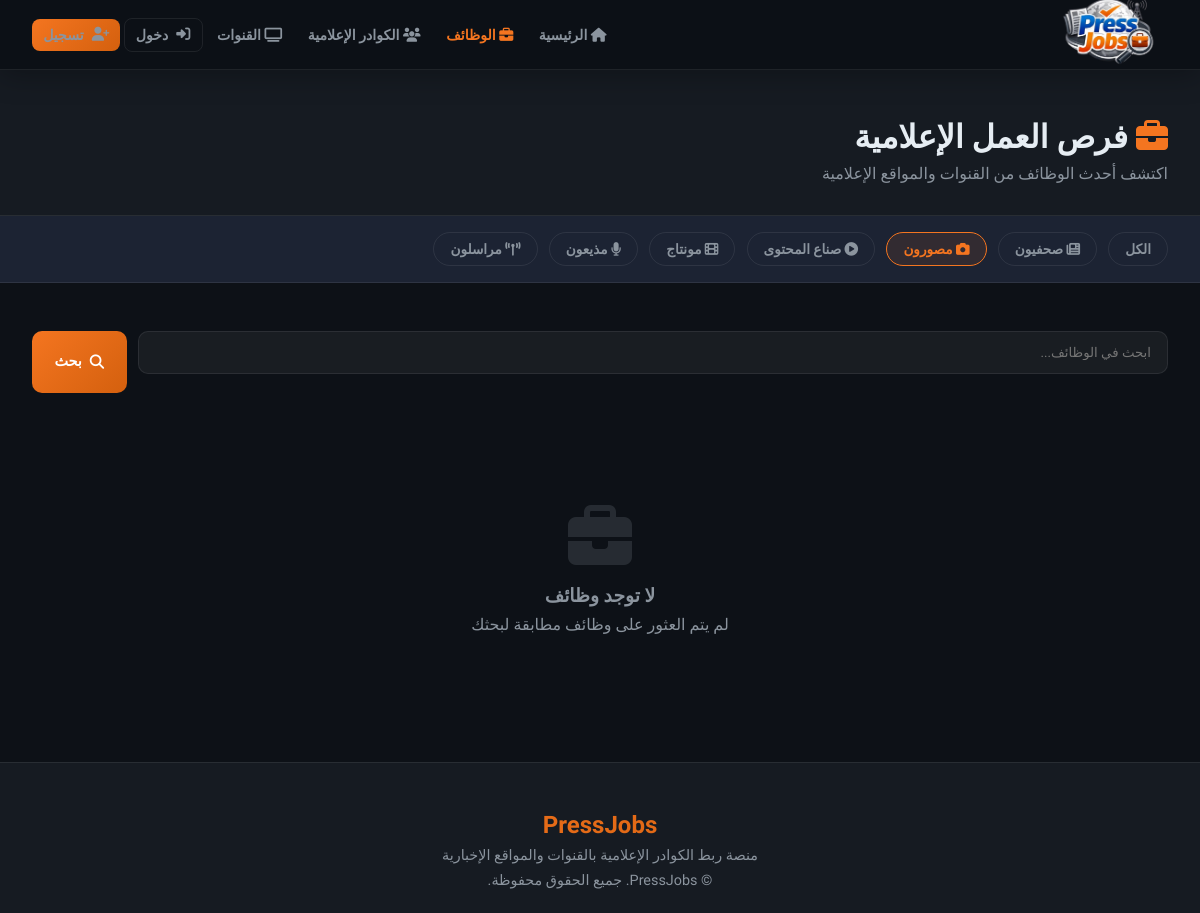
Before: /jobs?category=photographer with the older database file.
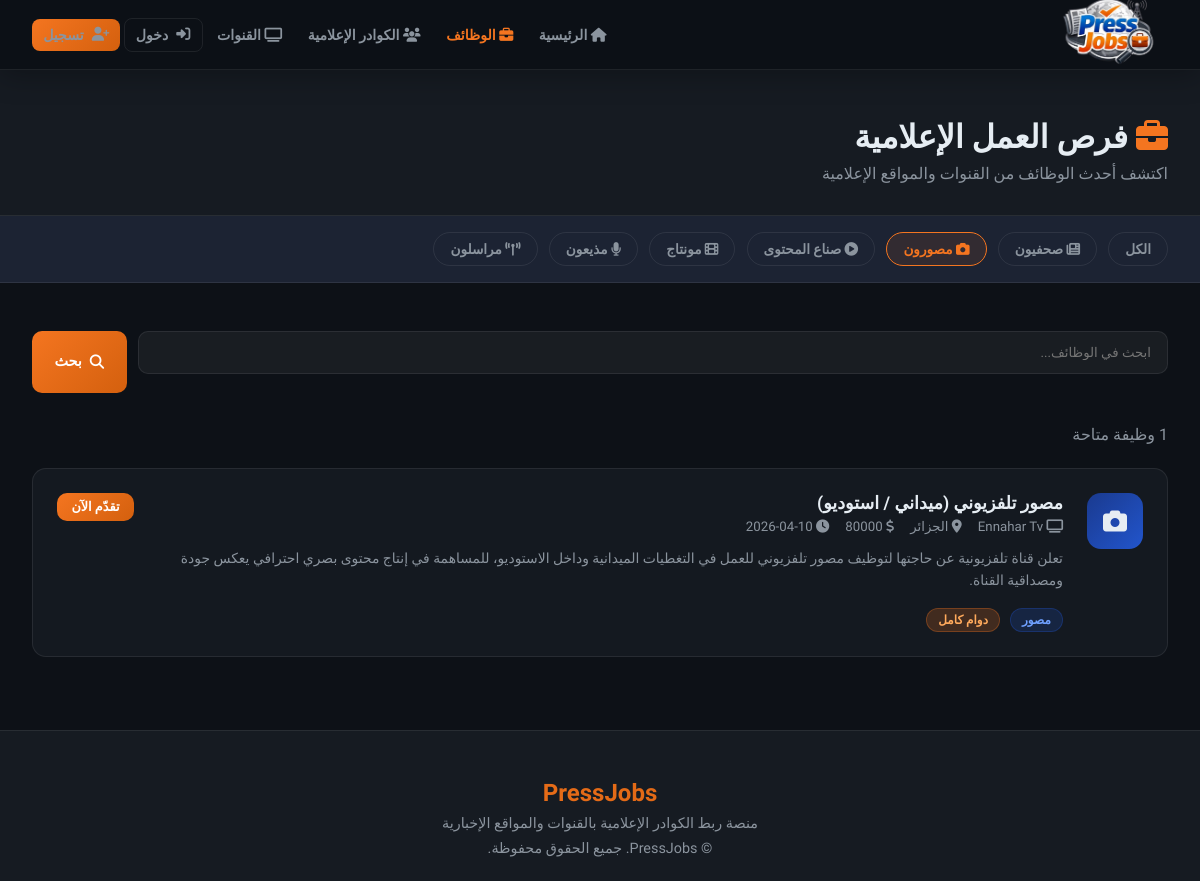
After: the same page with the newer database file.
### tables this page shows
CREATE TABLE jobs (
        id INTEGER PRIMARY KEY AUTOINCREMENT,
        channel_id INTEGER NOT NULL,
        title TEXT NOT NULL,
        description TEXT NOT NULL,
        category TEXT NOT NULL,
        location TEXT,
        job_type TEXT,
        salary TEXT,
        requirements TEXT,
        created_at TEXT DEFAULT CURRENT_TIMESTAMP,
        FOREIGN KEY(channel_id) REFERENCES users(id)
    );

CREATE TABLE users (
        id INTEGER PRIMARY KEY AUTOINCREMENT,
        name TEXT NOT NULL,
        email TEXT UNIQUE NOT NULL,
        password TEXT NOT NULL,
        account_type TEXT NOT NULL,
        bio TEXT,
        location TEXT,
        skills TEXT,
        education TEXT,
        experience TEXT,
        profile_image TEXT,
        created_at TEXT DEFAULT CURRENT_TIMESTAMP
    , last_name TEXT, gender TEXT, civil_status TEXT, specialty TEXT, years_experience TEXT, preferred_channels TEXT, extra_skills TEXT, cv_filename TEXT, intro_video TEXT, article_links TEXT, channel_type TEXT, cover_image TEXT, is_admin INTEGER DEFAULT 0);

### app.py (the view)
@app.route('/jobs')
def jobs():
    category = request.args.get('category', '')
    search   = request.args.get('search', '')
    conn = get_db()
    query = '''SELECT jobs.*, users.name as channel_name FROM jobs
               JOIN users ON jobs.channel_id = users.id WHERE 1=1'''
    params = []
    if category:
        query += ' AND jobs.category=?'
        params.append(category)
    if search:
        query += ' AND (jobs.title LIKE ? OR jobs.description LIKE ?)'
        params.extend([f'%{search}%', f'%{search}%'])
    query += ' ORDER BY jobs.created_at DESC'
    all_jobs = conn.execute(query, params).fetchall()
    conn.close()
    return render_template('jobs.html', jobs=all_jobs, category=category, search=search)

### app.py (called while the page is built)
def get_db():
    conn = sqlite3.connect(DB_PATH)
    conn.row_factory = sqlite3.Row
    return conn

### templates/jobs.html (shortened to what this page needs)
{% extends 'base.html' %}
{% block content %}
<div class="page-header">
    <div style="max-width:1200px;margin:0 auto">
        <h1><i class="fas fa-briefcase" style="color:var(--orange)"></i> فرص العمل الإعلامية</h1>
        <p>اكتشف أحدث الوظائف من القنوات والمواقع الإعلامية</p>
    </div>
</div>
<div class="filter-bar">
    <a href="/jobs" {% if not category %}class="active"{% endif %}>الكل</a>
    <a href="/jobs?category=journalist" {% if category=='journalist' %}class="active"{% endif %}><i class="fas fa-newspaper"></i> صحفيون</a>
    <a href="/jobs?category=photographer" {% if category=='photographer' %}class="active"{% endif %}><i class="fas fa-camera"></i> مصورون</a>
    <a href="/jobs?category=content" {% if category=='content' %}class="active"{% endif %}><i class="fas fa-play-circle"></i> صناع المحتوى</a>
    <a href="/jobs?category=editor" {% if category=='editor' %}class="active"{% endif %}><i class="fas fa-film"></i> مونتاج</a>
    <a href="/jobs?category=presenter" {% if category=='presenter' %}class="active"{% endif %}><i class="fas fa-microphone"></i> مذيعون</a>
    <a href="/jobs?category=reporter" {% if category=='reporter' %}class="active"{% endif %}><i class="fas fa-broadcast-tower"></i> مراسلون</a>
</div>
<div class="jobs-layout">
    <form class="search-form" method="get">
        <input class="form-group input" type="text" name="search" value="{{ search }}" placeholder="ابحث في الوظائف..." style="padding:0.8rem 1rem;background:rgba(255,255,255,0.05);border:1.5px solid var(--border);border-radius:10px;color:var(--text);font-family:inherit;outline:none">
        <button type="submit" class="btn btn-primary"><i class="fas fa-search"></i> بحث</button>
    </form>
    {% if jobs %}
    <p style="color:var(--text-muted);margin-bottom:1.5rem">{{ jobs|length }} وظيفة متاحة</p>
    {% for job in jobs %}
    <a href="/job/{{ job.id }}" class="job-list-card">
        <div class="jlc-icon"><i class="fas fa-{{ {'journalist':'newspaper','photographer':'camera','content':'play-circle','editor':'film','presenter':'microphone','reporter':'broadcast-tower'}.get(job.category, 'briefcase') }}"></i></div>
        <div class="jlc-body">
            <h3>{{ job.title }}</h3>
            <div class="jlc-meta">
                <span><i class="fas fa-tv"></i> {{ job.channel_name }}</span>
                {% if job.location %}<span><i class="fas fa-map-marker-alt"></i> {{ job.location }}</span>{% endif %}
                {% if job.salary %}<span><i class="fas fa-dollar-sign"></i> {{ job.salary }}</span>{% endif %}
                <span><i class="fas fa-clock"></i> {{ job.created_at[:10] }}</span>
            </div>
            <p class="jlc-excerpt">{{ job.description }}</p>
            <div class="jlc-footer">
                <span class="badge badge-blue">{{ {'journalist':'صحفي','photographer':'مصور','content':'صانع محتوى','editor':'مونتير','presenter':'مذيع','reporter':'مراسل'}.get(job.category, job.category) }}</span>
                {% if job.job_type %}<span class="badge badge-orange">{{ job.job_type }}</span>{% endif %}
            </div>
        </div>
        <span class="btn btn-primary btn-sm">تقدّم الآن</span>
    </a>
    {% endfor %}
    {% else %}
    <div class="empty-state">
        <i class="fas fa-briefcase"></i>
        <h3 style="margin-bottom:0.5rem">لا توجد وظائف</h3>
        <p>لم يتم العثور على وظائف مطابقة لبحثك</p>
    </div>
    {% endif %}
</div>
{% endblock %}

### templates/base.html (shortened to what this page needs)
<!DOCTYPE html>
<html lang="ar" dir="rtl">
<head>
    <link rel="stylesheet" href="https://cdnjs.cloudflare.com/ajax/libs/font-awesome/6.4.0/css/all.min.css">
</head>
<body>
<nav>
    <a href="/" class="nav-brand">
        <img src="/static/images/logo.png" alt="PressJobs">
    </a>
    <div class="nav-links" id="navLinks">
        {% if not session.user_id %}<a href="/" {% if request.endpoint=='index' %}class="active"{% endif %}><i class="fas fa-home"></i> الرئيسية</a>{% endif %}
        <a href="/jobs" {% if request.endpoint=='jobs' %}class="active"{% endif %}><i class="fas fa-briefcase"></i> الوظائف</a>
        <a href="/journalists" {% if request.endpoint=='journalists' %}class="active"{% endif %}><i class="fas fa-users"></i> الكوادر الإعلامية</a>
        <a href="/channels" {% if request.endpoint=='channels' %}class="active"{% endif %}><i class="fas fa-tv"></i> القنوات</a>
        {% if session.user_id %}
        <a href="/profile/{{ session.user_id }}"><i class="fas fa-user"></i> {{ session.user_name }}</a>
        <a href="/logout" class="btn btn-outline btn-sm"><i class="fas fa-sign-out-alt"></i> خروج</a>
        {% else %}
        <a href="/login" class="btn btn-outline btn-sm"><i class="fas fa-sign-in-alt"></i> دخول</a>
        <a href="/register" class="btn btn-primary btn-sm"><i class="fas fa-user-plus"></i> تسجيل</a>
        {% endif %}
    </div>
</nav>
<main>
{% block content %}{% endblock %}
</main>
<footer>
    <div class="footer-brand">PressJobs</div>
    <p>منصة ربط الكوادر الإعلامية بالقنوات والمواقع الإخبارية</p>
    <p style="margin-top:0.5rem">© PressJobs. جميع الحقوق محفوظة.</p>
</footer>
</body>
</html>

### templates/base.html (style rules this page uses)
:root { --blue: #1a3a8f; --blue-mid: #2255cc; --orange: #f47520; --orange-dark: #d4600e; --dark: #0d1117; --dark2: #161b22; --dark3: #1c2333; --border: rgba(255,255,255,0.08); --text: #e6edf3; --text-muted: #8b949e; --card-bg: rgba(22, 27, 34, 0.9); --gradient-blue: linear-gradient(135deg, #1a3a8f, #2255cc); --gradient-orange: linear-gradient(135deg, #f47520, #d4600e); --gradient-hero: linear-gradient(135deg, #0d1117 0%, #1a2240 50%, #0d1117 100%); }
* { margin: 0; padding: 0; box-sizing: border-box; }
body { font-family: 'Cairo', 'Tajawal', sans-serif; background: var(--dark); color: var(--text); direction: rtl; overflow-x: hidden; }
nav { position: fixed; top: 0; width: 100%; z-index: 1000; background: rgba(13,17,23,0.95); backdrop-filter: blur(20px); border-bottom: 1px solid var(--border); padding: 0 2rem; height: 70px; display: flex; align-items: center; justify-content: space-between; box-shadow: 0 4px 30px rgba(0,0,0,0.3); }
.nav-brand { display: flex; align-items: center; gap: 0.7rem; text-decoration: none; }
.nav-brand img { height: 7rem; width: auto; }
.nav-links { display: flex; align-items: center; gap: 0.2rem; flex-wrap: nowrap; overflow: visible; }
.nav-links a { color: var(--text-muted); text-decoration: none; padding: 0.5rem 0.7rem; border-radius: 8px; font-size: 0.88rem; font-weight: 600; transition: all 0.3s; white-space: nowrap; }
.nav-links a.active { color: var(--orange); }
.btn { display: inline-flex; align-items: center; gap: 0.5rem; padding: 0.6rem 1.4rem; border-radius: 10px; font-family: inherit; font-weight: 700; cursor: pointer; transition: all 0.3s; text-decoration: none; border: none; font-size: 0.9rem; }
.btn-primary { background: var(--gradient-orange); color: white; }
.btn-outline { background: transparent; color: var(--text); border: 1.5px solid var(--border); }
.btn-sm { padding: 0.4rem 0.9rem; font-size: 0.8rem; }
main { padding-top: 70px; min-height: calc(100vh - 70px); }
.badge { display: inline-flex; align-items: center; gap: 0.3rem; padding: 0.25rem 0.7rem; border-radius: 20px; font-size: 0.75rem; font-weight: 700; }
.badge-blue { background: rgba(34,85,204,0.2); color: #6fa0ff; border: 1px solid rgba(34,85,204,0.3); }
.badge-orange { background: rgba(244,117,32,0.2); color: #ffaa5c; border: 1px solid rgba(244,117,32,0.3); }
footer { background: var(--dark2); border-top: 1px solid var(--border); padding: 3rem 2rem 1.5rem; text-align: center; }
footer .footer-brand { font-size: 1.5rem; font-weight: 900; background: var(--gradient-orange); -webkit-background-clip: text; -webkit-text-fill-color: transparent; margin-bottom: 0.5rem; }
footer p { color: var(--text-muted); font-size: 0.9rem; }
.form-group { margin-bottom: 1.2rem; }

Changed rows visible on the page:
added jobs: title "مصور تلفزيوني (ميداني / استوديو)", channel_name "Ennahar Tv", location "الجزائر", salary "80000", created_at "2026-04-10", description "تعلن قناة تلفزيونية عن حاجتها لتوظيف مصور تلفزيوني للعمل في التغطيات الميدانية وداخل الاستوديو، للمساهمة في إنتاج محتوى بصري احترافي يعكس جودة ومصداقية القناة.", category "مصور", job_type "دوام كامل"
Other visible differences:
text no longer shown: "لا توجد وظائف لم يتم العثور على وظائف مطابقة لبحثك"
text now shown: "وظيفة متاحة"
